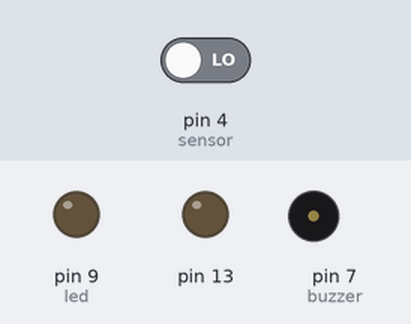
A sketch run on a simulated Arduino Mega 2560, built with avr-gcc and run on an emulated ATmega2560. Parts: output pins drawn as LEDs (lit = HIGH), buzzer (waves = sounding, pin HIGH). The inputs (shaded band) are chosen by the test bench; at power-on: pin 4 (sensor) LOW. The modem accepts every AT command (registered, SIM ready, sends succeed) and sends nothing else.

Above: at 16.4 s.
16.5 s: pin 4 (sensor) driven HIGH
At 17.51 s:
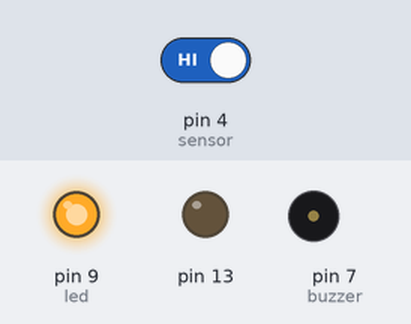
Timing chart, 0 to 19.5 s (numbered marks = the images above; inputs shaded):
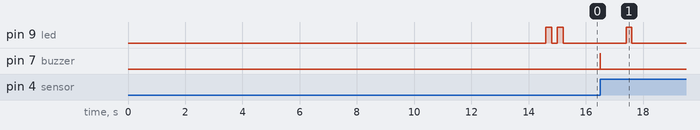

Measured:
- after the input at 16.5 s, pin 9 (led): LOW → HIGH after 0.91 s, → LOW 0.20 s later; pin 7 (buzzer): LOW → HIGH at once, → LOW 0.01 s later

The sketch:

Motion_teensy.ino
```cpp
int led = 9;
int buzzer = 7;
int sensor = 4;

long led_on_time=0;
byte buffer[80];
unsigned char prev_dtr = 0;

String ssid = "Sisk";
String password = "May2010@";
String ip = "192.168.1.114";
String port = "8081";
String sensorID = "sensor1";

void setup() {
  pinMode(led,OUTPUT);
  pinMode(buzzer,OUTPUT);
  pinMode(sensor,INPUT);
  pinMode(13,OUTPUT);
  Serial1.begin(9600);

  digitalWrite(13,LOW);

  connectWifi();
  Blink();
  delay(200);
  Blink();
}

void loop() {
  if(digitalRead(sensor)){
   Beep();
   pingServer();
   Blink();
   delay(10000);
  }
}

boolean pingServer(){
  String cmd = "AT+CIPSTART=4,\"TCP\",\"";
  cmd+= ip;
  cmd+= "\",";
  cmd+= port;
  cmd+= "\r\n";
  Serial1.print(cmd);
  delay(300);

  Serial1.print("AT+CIPSEND=4,51\r\n"); //51 chars works for sensors 0-9 any more and it will have to go to 51
  delay(300);


  cmd = "GET /";
  cmd += sensorID;
  cmd += " HTTP/1.1\r\nHost: ";
  cmd += ip;
  cmd += ":";
  cmd += port;
  cmd += "\r\n\r\n";
  Serial1.print(cmd);
  delay(300);
  return true;
}


boolean connectWifi(){
  Serial1.print("AT+CWMODE=3\r\n");
  delay(300);
  Serial1.print("AT+RST\r\n");
  delay(4000);
  Serial1.print("AT+CIPMUX=1\r\n");
  delay(300);
  ClearBuff;

  String cmd="AT+CWJAP=\"";
  cmd+= ssid;
  cmd+= "\",\"";
  cmd+= password;
  cmd+= "\"";
  cmd+= "\r\n";
  Serial1.print(cmd);
  delay(10000);

  if(Serial1.find("OK")){
    return true;
  }
  else{
    return false;
  }
}


void ClearBuff(){
  while(Serial1.available()){
    int clr = Serial1.read();
  }
}

void Blink(){
  digitalWrite(led,HIGH);
  delay(200);
  digitalWrite(led,LOW);
}

void Beep(){
  digitalWrite(buzzer,HIGH);
  delay(10);
  digitalWrite(buzzer,LOW);
}
```
